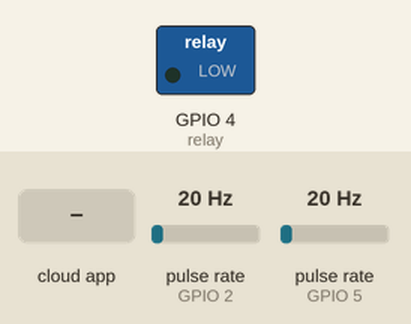
A sketch run on a simulated ESP8266 (NodeMCU). On the bench: switched loads named in the sketch (green lamp = pin HIGH). Wiring (inferred from the names in the program): 2 × pulse sensor: data GPIO 2 / data GPIO 5. Inputs (shaded band) come from the test bench; at power-on: pulse rate (sensors on GPIO 2, GPIO 5) 20 Hz. WiFi joins after 1.5 s; servers stay silent unless stated; the Firebase database answers and starts empty; what the sketch prints to the serial monitor is not drawn.

Above: at 2.7 s.
2.8 s: the phone or cloud app sets Motor to 1
At 4.5 s:
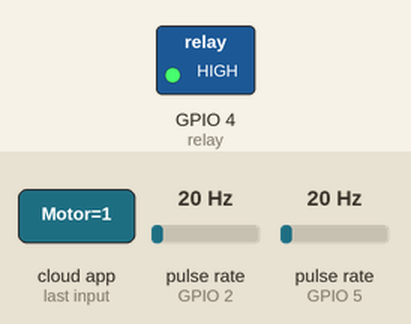
5.3 s: the phone or cloud app sets Motor to 0
At 8.0 s:
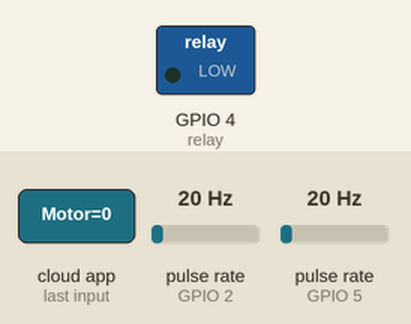
Timing chart, 0 to 9.5 s (numbered marks = the images above; inputs shaded):
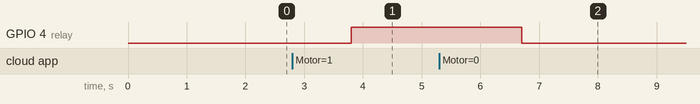

Measured:
- after the input at 2.8 s, GPIO 4 (relay): LOW → HIGH after 1.0 s
- after the input at 5.3 s, GPIO 4 (relay): HIGH → LOW after 1.4 s

The sketch:

FinalCode.ino
```cpp
#include <ESP8266WiFi.h>
volatile byte flow_frequency,flow_frequency2; // Measures flow sensor pulses
// Calculated litres/hour
unsigned char flowsensor2 = 5;
float vol = 0.0,l_minute,l_minute2;
unsigned char flowsensor = 2; // Sensor Input
unsigned long currentTime;
unsigned long currentTime2;
unsigned long cloopTime2;
unsigned long cloopTime;
int relay = 4;
int rate,rate2;
int c=0;

void IRAM_ATTR flow() // Interrupt function
{
   flow_frequency++;
}

void IRAM_ATTR flow2(){
  flow_frequency2++;
  }
#include <FirebaseArduino.h>

// Set these to run example.
#define FIREBASE_HOST "watleaks-default-rtdb.firebaseio.com"
#define FIREBASE_AUTH "aEFc6q2t26IiAahuHM2auWEbnC2aqAdaRIzAaBQp"
#define WIFI_SSID "username"
#define WIFI_PASSWORD "password"

void setup() {
  pinMode(relay,OUTPUT);
pinMode(flowsensor, INPUT);
 pinMode(flowsensor2, INPUT);
 digitalWrite(flowsensor2, HIGH);
   digitalWrite(flowsensor, HIGH);
Serial.begin(9600);

attachInterrupt(digitalPinToInterrupt(flowsensor), flow, RISING);
attachInterrupt(digitalPinToInterrupt(flowsensor2), flow2, RISING);
   currentTime = millis();
   currentTime2= millis();
   cloopTime = currentTime;
   cloopTime2=currentTime2;
  WiFi.begin(WIFI_SSID, WIFI_PASSWORD);
  Serial.print("connecting");
  while (WiFi.status() != WL_CONNECTED) {
    Serial.print(".");
    delay(500);
  }
  Serial.println();
  Serial.print("connected: ");
  Serial.println(WiFi.localIP());

  Firebase.begin(FIREBASE_HOST, FIREBASE_AUTH);
}

int n = 0;
int motor;

void loop() {
  // set value

  // handle error
  if (Firebase.failed()) {
      Serial.print("setting /number failed:");
      Serial.println(Firebase.error());
      return;
  }
  delay(1000);

  // update value


  if (Firebase.failed()) {
      Serial.print("setting /number failed:");
      Serial.println(Firebase.error());
      return;
  }
  delay(1000);

  // get value
  Serial.print("motor: ");
  Serial.println(Firebase.getInt("Motor"));
  motor=Firebase.getInt("Motor");
  if(motor==1){
    digitalWrite(relay,HIGH);
   }
  else{digitalWrite(relay,LOW);
  }


  currentTime= millis();
   // Every second, calculate and print litres/hour
   if(currentTime >= (cloopTime + 1000))
   {
    cloopTime = currentTime; // Updates cloopTime
    if(flow_frequency != 0){
      // Pulse frequency (Hz) = 7.5Q, Q is flow rate in L/min.
      l_minute = (flow_frequency / 7.5); // (Pulse frequency x 60 min) / 7.5Q = flowrate in L/hour
      flow_frequency = 0;
      Serial.print(l_minute, DEC); // Print litres/hour
      Serial.println(" L/Sec");
      vol= vol+(l_minute/60);
      Firebase.setInt("Variable/Value",vol);
      rate = (int)l_minute;
      Firebase.setInt("Variable/Flowrate1",rate);

}
else {
      Serial.print("0");
      }}

      currentTime2 = millis();
   // Every second, calculate and print litres/hour
   if(currentTime2>=(cloopTime2 + 1000))
   {
    cloopTime2 = currentTime2; // Updates cloopTime
    if(flow_frequency2 != 0){
      // Pulse frequency (Hz) = 7.5Q, Q is flow rate in L/min.
      l_minute2 = (flow_frequency2  / 7.5); // (Pulse frequency x 60 min) / 7.5Q = flowrate in L/hour
      flow_frequency2 = 0; // Reset Counter
     Serial.print("flow sensor2=");
      Serial.print(l_minute2, DEC); // Print litres/hour
      Serial.println(" L/min");
      rate2 = (int)l_minute2;
      Firebase.setInt("Variable/Flowrate2",rate2);

    }
    else {
      Serial.println(" flow rate2= 0 ");

    }

      }


      if(rate/20!=rate2/20){
        Firebase.setInt("Value",1);
        }else Firebase.setInt("Value",0);

}
```
